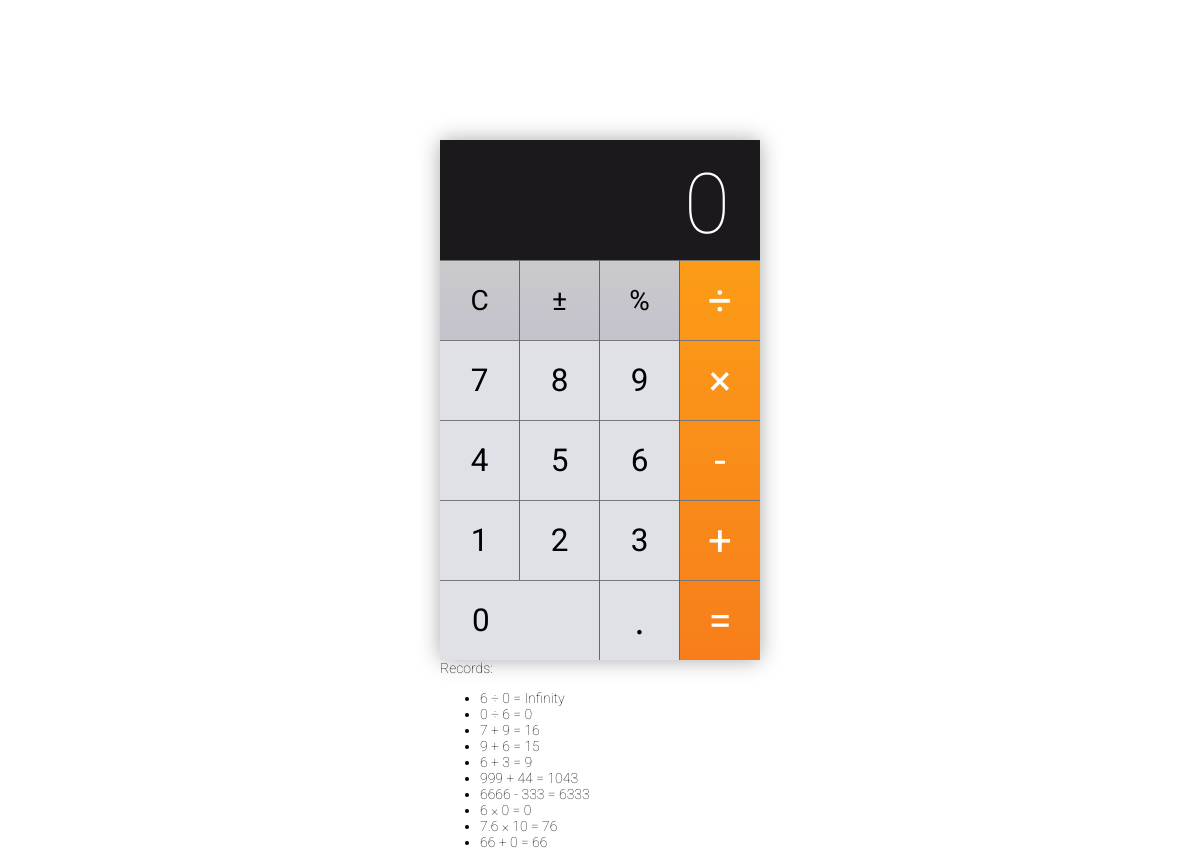
Before: / with the older database file.
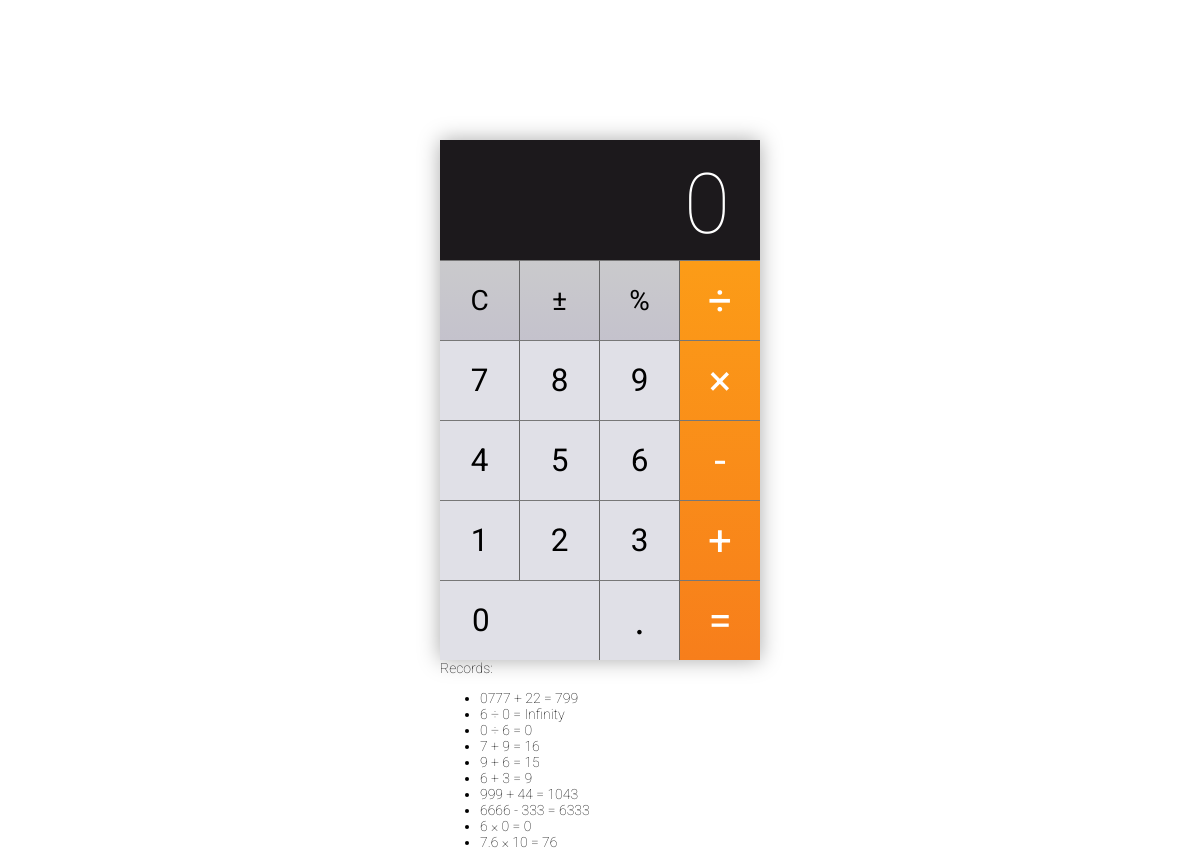
After: the same page with the newer database file.
### toyc/models.py (models this page shows)
class Record(models.Model):
    content = models.TextField(blank=True, null=True)
    posted_on = models.DateTimeField(auto_now_add=True)

### toyc/views.py (the view, shortened to what this page needs)
# urls.py: path('', views.RecordsView.as_view(), name='index'),
class RecordsView(CreateView):
    model = Record
    template_name = 'index.html'
    fields = ['content']
    def get_context_data(self, **kwargs):
        context = super().get_context_data(**kwargs)
        context["records"] = self.model.objects.all().order_by('-posted_on')[0:10]
        return context

### templates/index.html (shortened to what this page needs)
{% load static %}
<html>
    <head>
        <link rel="stylesheet" href="{% static 'css/style.css' %}">
    </head>
    <body>
        <div id="wrapper">
            <div id="app">
                <div class="calculator">
                    <div class="calculator-display">
                        <div id="view" class="auto-scaling-text" style="transform: scale(1, 1);">0</div>
                    </div>
                    <div class="calculator-keypad">
                        <div class="input-keys">
                            <div class="function-keys">
                                <button class="calculator-key key-clear" onclick="resetAll()">C</button>
                                <button class="calculator-key key-sign" onclick="flip()">±</button>
                                <button class="calculator-key key-percent" onclick="percentage()">%</button>
                            </div>
                            <div class="digit-keys">
                                <button class="calculator-key key-0" onclick="insert(0)">0</button>
                                <button class="calculator-key key-dot" onclick="insert('.')">●</button>
                                <button class="calculator-key key-1" onclick="insert(1)">1</button>
                                <button class="calculator-key key-2" onclick="insert(2)">2</button>
                                <button class="calculator-key key-3" onclick="insert(3)">3</button>
                                <button class="calculator-key key-4" onclick="insert(4)">4</button>
                                <button class="calculator-key key-5" onclick="insert(5)">5</button>
                                <button class="calculator-key key-6" onclick="insert(6)">6</button>
                                <button class="calculator-key key-7" onclick="insert(7)">7</button>
                                <button class="calculator-key key-8" onclick="insert(8)">8</button>
                                <button class="calculator-key key-9" onclick="insert(9)">9</button>
                            </div>
                        </div>
                        <div class="operator-keys">
                            <button class="calculator-key key-divide" onclick="memo('÷')">÷</button>
                            <button class="calculator-key key-multiply" onclick="memo('×')">×</button>
                            <button class="calculator-key key-subtract" onclick="memo('-')">-</button>
                            <button class="calculator-key key-add" onclick="memo('+')">+</button>
                            <button class="calculator-key key-equals" onclick="calculate()">=</button>
                        </div>
                    </div>
                </div>
                <div class="log-panel">
                    Records:
                    <ul class="log-list">
                        {% for record in records %}
                            <li>{{ record.content }}</li>
                        {% endfor %}
                    </ul>
                </div>
            </div>
        </div>
    </body>
</html>

### static/css/style.css (style rules this page uses)
html { box-sizing: border-box; }
*, *:before, *:after { box-sizing: inherit; }
body { margin: 0; font: 100 14px 'Roboto'; }
button { display: block; background: none; border: none; padding: 0; font-family: inherit; user-select: none; cursor: pointer; outline: none; -webkit-tap-highlight-color: rgba(0,0,0,0); }
#wrapper { height: 100vh; display: flex; align-items: center; justify-content: center; }
#app { width: 320px; height: 520px; position: relative; }
.calculator { width: 100%; height: 100%; background: black; display: flex; flex-direction: column; }
#wrapper .calculator { box-shadow: 0px 0px 20px 0px #aaa; }
.calculator-display { color: white; background: #1c191c; line-height: 130px; font-size: 6em; flex: 1; }
.auto-scaling-text { display: inline-block; }
.auto-scaling-text { padding: 0 30px; position: absolute; right: 0; transform-origin: right; }
.calculator-keypad { height: 400px; display: flex; }
.calculator .input-keys { width: 240px; }
.calculator .function-keys { display: flex; }
.calculator .digit-keys { background: #e0e0e7; display: flex; flex-direction: row; flex-wrap: wrap-reverse; }
.calculator-key { width: 80px; height: 80px; border-top: 1px solid #777; border-right: 1px solid #666; text-align: center; line-height: 80px; }
.calculator .function-keys .calculator-key { font-size: 2em; }
.calculator .digit-keys .calculator-key { font-size: 2.25em; }
.calculator .digit-keys .key-0 { width: 160px; text-align: left; padding-left: 32px; }
.calculator .digit-keys .key-dot { padding-top: 1em; font-size: 0.75em; }
.calculator .operator-keys .calculator-key { color: white; border-right: 0; font-size: 3em; }
.calculator .function-keys { background: linear-gradient(to bottom, rgba(202,202,204,1) 0%, rgba(196,194,204,1) 100%); }
.calculator .operator-keys { background: linear-gradient(to bottom, rgba(252,156,23,1) 0%, rgba(247,126,27,1) 100%); }

Changed rows visible on the page:
no longer on this page (row unchanged): Record: content "66 + 0 = 66"
added Record: content "0777 + 22 = 799"
